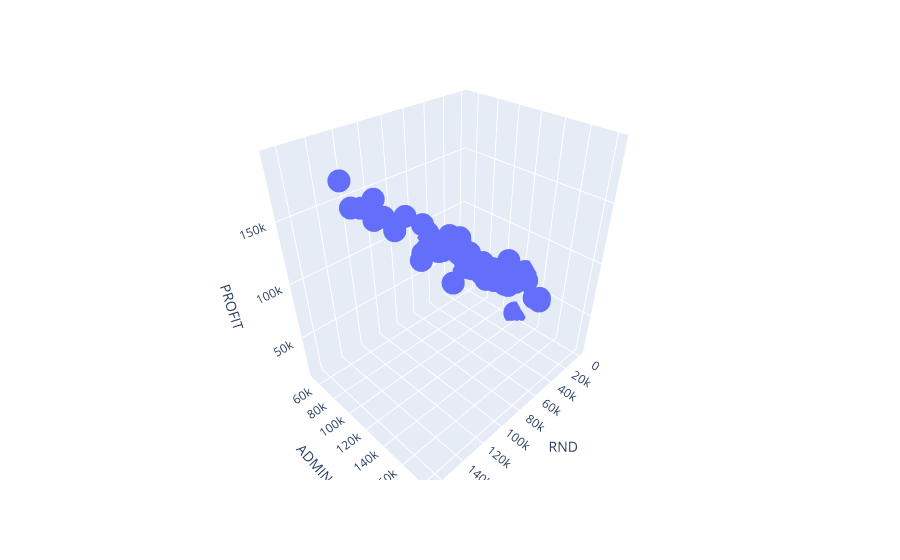

The notebook cell saved with this chart:
### Code cell
fig = px.scatter_3d(df, x='RND', y='ADMIN', z='PROFIT')

fig.show()
